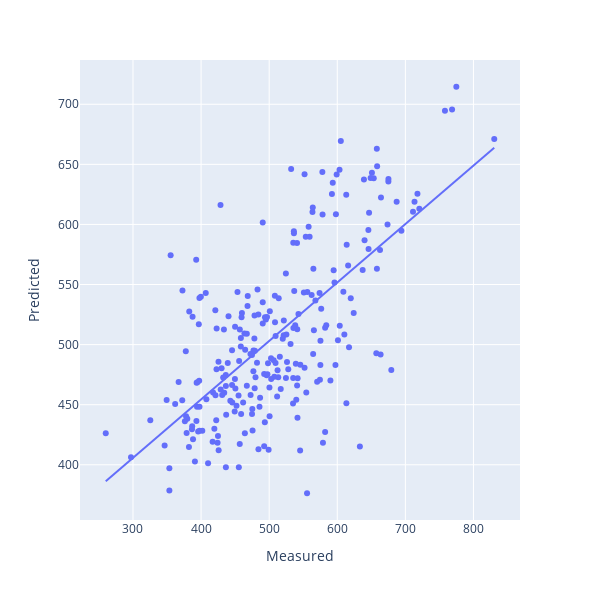

The notebook cell this image was saved under:
### Code cell
optimise_pls_cv(df_msc.values, df_raw['FIRMEZA (N)'].values, 40, True, 'FIRMEZA (N)')

### Figure 1 — Plotly figure (JSON) as saved in the notebook; plotly's stock layout.template omitted (floating-point values rounded to 4 significant figures; data arrays with more than 128 entries replaced by an {"elided": "..."} marker saying what was removed)
{"data": [{"hovertemplate": "Measured=%{x}<br>Predicted=%{y}<extra></extra>", "legendgroup": "", "marker": {"color": "#636efa", "symbol": "circle"}, "mode": "markers", "name": "", "orientation": "v", "showlegend": false, "type": "scatter", "x": {"elided": "250 float values"}, "xaxis": "x", "y": {"elided": "250 float values"}, "yaxis": "y"}, {"hovertemplate": "<b>OLS trendline</b><br>y = 0.486081 * x + 260.012<br>R<sup>2</sup>=0.444929<br><br>Measured=%{x}<br>Predicted=%{y} <b>(trend)</b><extra></extra>", "legendgroup": "", "marker": {"color": "#636efa", "symbol": "circle"}, "mode": "lines", "name": "", "showlegend": false, "type": "scatter", "x": {"elided": "250 float values"}, "xaxis": "x", "y": {"elided": "250 float values"}, "yaxis": "y"}], "layout": {"height": 600, "legend": {"tracegroupgap": 0}, "margin": {"t": 60}, "width": 600, "xaxis": {"anchor": "y", "domain": [0, 1], "title": {"text": "Measured"}}, "yaxis": {"anchor": "x", "domain": [0, 1], "title": {"text": "Predicted"}}}}
